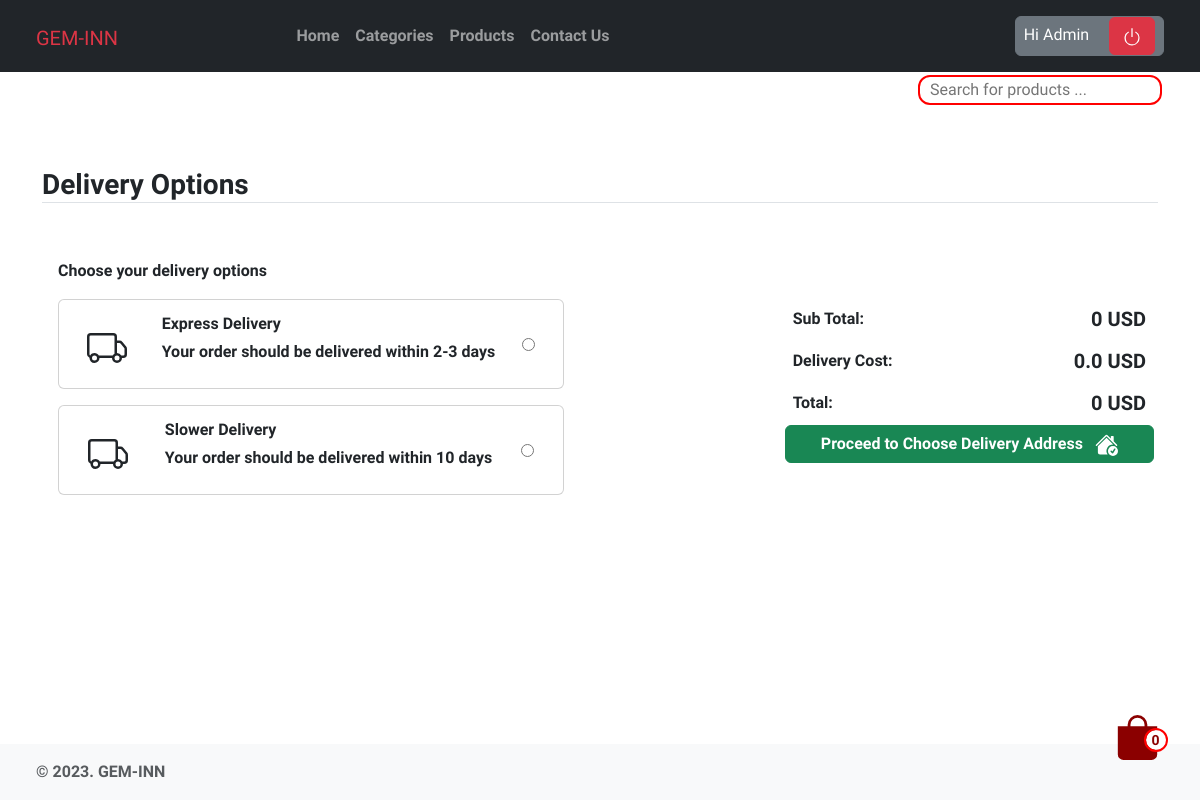
The page /checkout/deliverychoices (signed in) on the database as committed earlier.
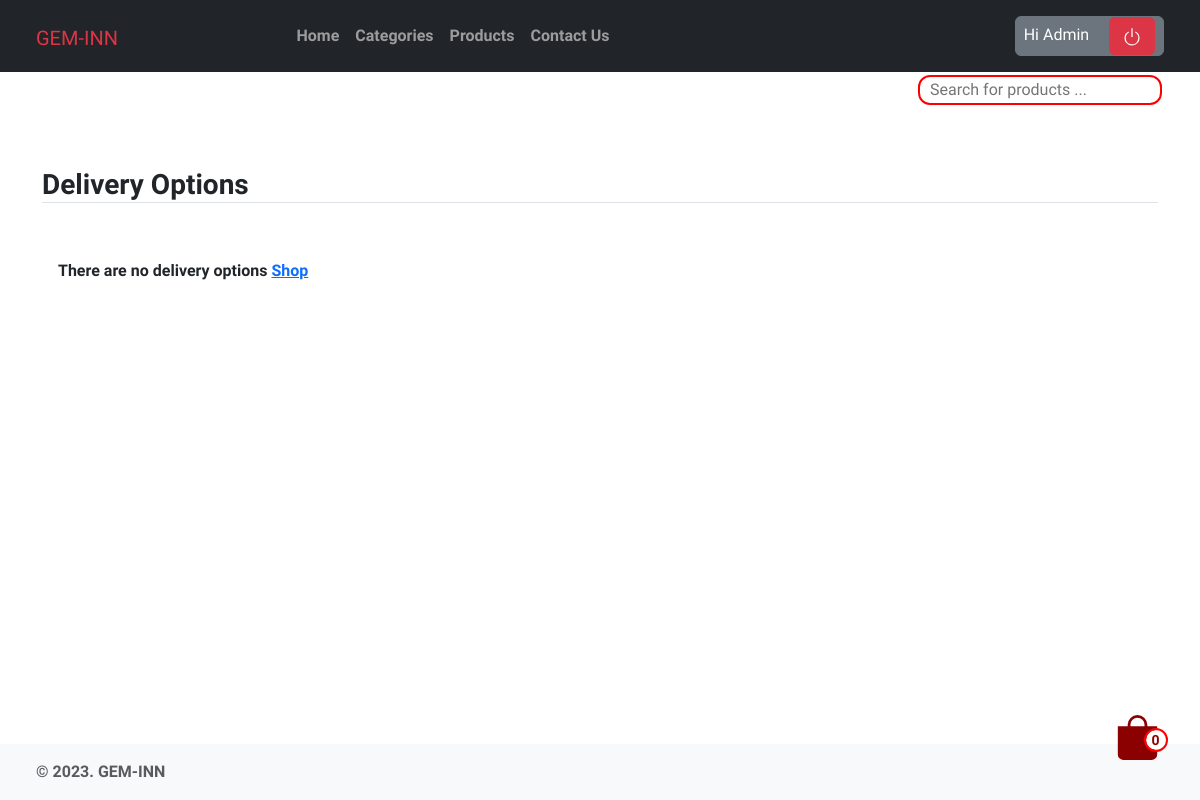
The same page on the database as committed later.
### checkout/models.py (models this page shows, shortened)
class DeliveryOptions(models.Model):
    DELIVERY_CHOICES = [
        ('IS', 'In Store'),
        ('HD', 'Home Delivery'),
        ('DD', 'Digital Delivery'),
    ]
    delivery_name = models.CharField(
        verbose_name=_('Delivery Name'),
        help_text=_('Required'),
        max_length=255,
    )
    delivery_price = models.DecimalField(
        verbose_name=_('Delivery Price'),
        help_text=_('Maximum 999.99'),
        max_digits=5,
        decimal_places=2,
    )
    delivery_method = models.CharField(
        choices=DELIVERY_CHOICES,
        verbose_name=_('Delivery Method'),
        help_text=_('Required'),
        max_length=255,
    )
    delivery_timeframe = models.CharField(
        verbose_name=_('Delivery Timeframe'),
        help_text=_('Required'),
        max_length=255,
    )
    delivery_window = models.CharField(
        verbose_name=_('Delivery Window'),
        help_text=_('Required'),
        max_length=255,
    )
    order = models.IntegerField(verbose_name=_(
        'list order'), help_text=_('Required'), default=0)
    is_active = models.BooleanField(default=True)
    class Meta:
        verbose_name = _('Delivery Option')
        verbose_name_plural = _('Delivery Options')

### checkout/views.py (the view)
# urls.py: path("deliverychoices", views.deliverychoices, name="deliverychoices"),
@login_required
def deliverychoices(request):
    deliveryoptions = DeliveryOptions.objects.filter(is_active=True)
    return render(request, "checkout/delivery_choices.html", {"deliveryoptions": deliveryoptions})

### bag/bag.py (called while the page is built)
    def __len__(self):
        return sum(item["qty"] for item in self.bag.values())

    def get_subtotal_price(self):
        return sum(Decimal(item["price"]) * item["qty"] for item in self.bag.values())

    def get_delivery_price(self):
        newprice = 0.00
        if "purchase" in self.session:
            newprice = DeliveryOptions.objects.get(
                id=self.session["purchase"]["delivery_id"]).delivery_price
        return newprice

    def get_total_price(self):
        newprice = 0.00
        subtotal = sum(Decimal(item["price"]) * item["qty"]
                       for item in self.bag.values())
        if "purchase" in self.session:
            newprice = DeliveryOptions.objects.get(
                id=self.session["purchase"]["delivery_id"]).delivery_price
        total = subtotal + Decimal(newprice)
        return total

### bag/context_processors.py (called while the page is built)
def bag(request):
    return {'bag': Bag(request)}

### checkout/templates/checkout/delivery_choices.html (shortened to what this page needs)
{% extends 'base.html' %}
{% load static %}
{% load mathfilters %}
{% block heading %}Delivery Options{% endblock %}
{% block content %}
    <section>
        {% if deliveryoptions|length != 0 %}
        <div class="mb-3 px-3">
            <p>Choose your delivery options</p>
        </div>
        {% endif %}
        <div>
            <div class="row px-3 justify-content-between">
                {% if deliveryoptions|length == 0 %}
                    <div class="">There are no delivery options <a href="{% url 'pages:products' %}">Shop</a>
                    </div>
                {% else %}
                    <div class="col-sm-12 col-md-7 col-lg-6">
                    {% for option in deliveryoptions %}
                        <div class="card mb-3 border-1 rounded product-item me-md-4" data-index="{{ option.id }}">
                            <div class="d-flex justify-content-around align-items-center px-3 py-1">
                                <div class="">
                                </div>
                                <div class="">
                                    <div class="card-body p-1">
                                    <p class="card-text ps-2 mb-1 pt-1 fw-bold">{{ option.delivery_name }}</p>
                                    <p class="card-text ps-2 pb-3">Your order should be delivered within {{ option.delivery_timeframe }}</p>
                                    </div>
                                </div>
                                <div class="">
                                    <input class="align-middle h-100" type="radio" name="deliveryOption" id="{{ option.id }}"
                                    value="{{ option.id }}">
                                </div>
                            </div>
                        </div>
                    {% endfor %}
                    </div>
                    <div class="col-sm-12 col-md-4 col-lg-4 order-md-last p-0 order-3 flex-end">
                        <div class="d-flex bd-highlight ms-0">
                            <div class="p-2 flex-grow-1 bd-highlight">Sub Total:</div>
                            <div class="p-2 bd-highlight"><span id="sub_total"
                                class="fw-bold h5">{{ bag.get_subtotal_price }} <span class="fw-bold h5">USD</span></span>
                            </div>
                        </div>
                        <div class="d-flex bd-highlight">
                            <div class="p-2 flex-grow-1 bd-highlight">Delivery Cost:</div>
                            <div class="p-2 bd-highlight"><span id="delivery_price"
                                class="fw-bold h5">{{ bag.get_delivery_price }} <span class="fw-bold h5">USD</span></span>
                            </div>
                        </div>
                        <div class="d-flex bd-highlight">
                            <div class="p-2 flex-grow-1 bd-highlight">Total:</div>
                            <div class="p-2 bd-highlight"><span id="total"
                                class="fw-bold h5">{{ bag.get_total_price }} <span class="fw-bold h5">USD</span></span>
                            </div>
                        </div>
                        <a role="button" href="{% url 'checkout:delivery_address' %}" class="btn btn-success fw-bold w-100"
                        type="button">
                            Proceed to Choose Delivery Address &nbsp;
                        </a>
                    </div>
                {% endif %}
            </div>
        </div>
    </section>
{% endblock %}

Rows that differ between the two databases and show on the page:
removed DeliveryOptions: delivery_name "Express Delivery", delivery_timeframe "2-3 days"
removed DeliveryOptions: delivery_name "Slower Delivery", delivery_timeframe "10 days"
Other text that changed with them:
{{ bag.get_subtotal_price }}: "0" → (not shown)
{{ bag.get_delivery_price }}: "0.0" → (not shown)
{{ bag.get_total_price }}: "0" → (not shown)
text no longer shown: "Choose your delivery options Sub Total: USD Delivery Cost: USD Total: USD Proceed to Choose Delivery Address"
text now shown: "There are no delivery options Shop"
